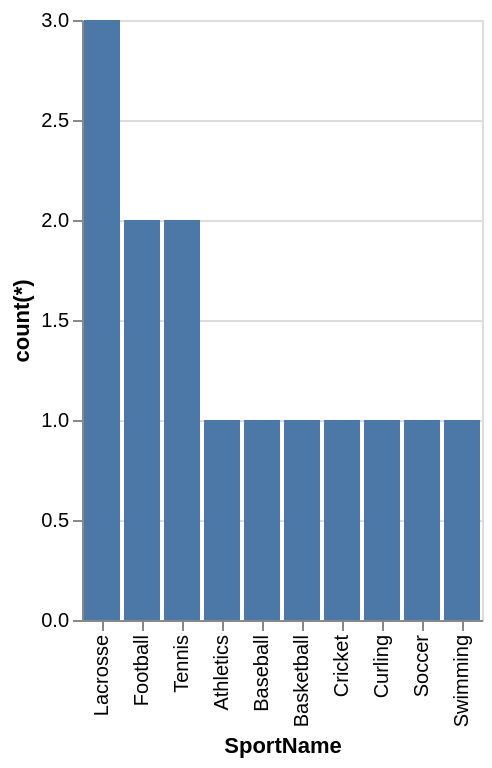

Specify this chart in Vega-Lite:
### Vega-Lite specification from a JSON file in a GitHub repository (floating-point values rounded to 4 significant figures)
{"data": {"values": [{"x_data": "Athletics", "y_data": 1}, {"x_data": "Baseball", "y_data": 1}, {"x_data": "Basketball", "y_data": 1}, {"x_data": "Cricket", "y_data": 1}, {"x_data": "Curling", "y_data": 1}, {"x_data": "Football", "y_data": 2}, {"x_data": "Lacrosse", "y_data": 3}, {"x_data": "Soccer", "y_data": 1}, {"x_data": "Swimming", "y_data": 1}, {"x_data": "Tennis", "y_data": 2}]}, "mark": "bar", "encoding": {"x": {"field": "x_data", "type": "nominal", "title": "SportName", "sort": {"op": "sum", "field": "y_data", "order": "descending"}}, "y": {"field": "y_data", "type": "quantitative", "title": "count(*)"}}}
